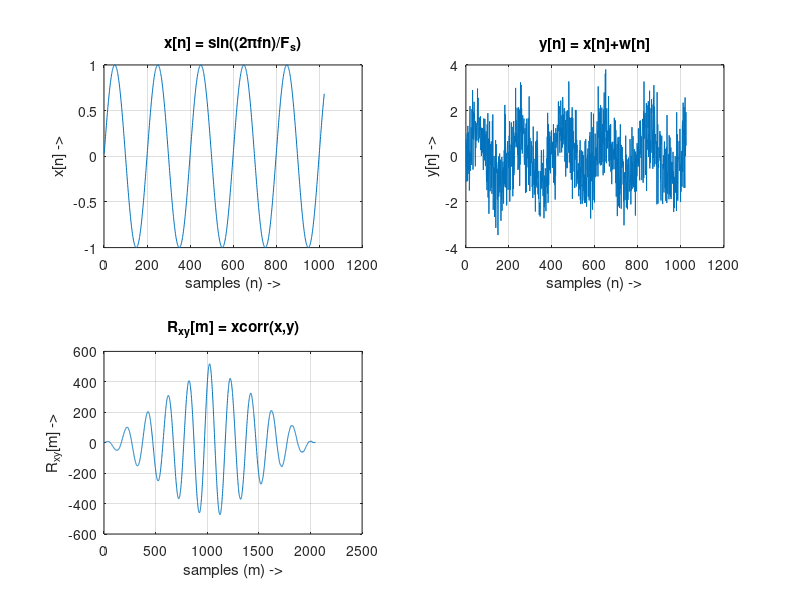

MATLAB code to generate this figure: (Note: this script raises an error after producing the figure.)
% Name = Mohit Akhouri
% Roll no = 19UCC023
% SSC LAB Batch D1 - Monday ( 2-5 pm )

% This code will calculate the cross correlation of two discrete signals
% 'x' and 'y' where y=x+w and w=randn(1,N) , a zero-mean , unit variance 
% of the Gaussian random process

% defining constants f,fs,N and n
f=1;
fs=200;
N=1024;
n=1:N;
x=sin((2*pi*f*n)/fs); % defining x[n] 
subplot(2,2,1);
plot(n,x);
xlabel('samples (n) ->');
ylabel('x[n] ->');
title('x[n] = sin((2\pifn)/F_{s})');
grid on;

w=randn(1,N); % defining Gaussian random process 
y=x+w; % defining y[n]

subplot(2,2,2);
plot(n,y);
xlabel('samples (n) ->');
ylabel('y[n] ->');
title('y[n] = x[n]+w[n]');
grid on;

Rxy_inbuilt=xcorr(x,y); % calculating cross correlation of 'x' and 'y' using inbuilt function
subplot(2,2,3);
plot(Rxy_inbuilt);
xlabel('samples (m) ->');
ylabel('R_{xy}[m] ->');
title('R_{xy}[m] = xcorr(x,y)');
grid on;

Rxy_myfunc=myXCORR(x,y); % calculating cross correlation of 'x' and 'y' using myXCORR function
subplot(2,2,4);
plot(Rxy_myfunc);
xlabel('samples (m) ->');
ylabel('R_{xy}[m] ->');
title('R_{xy}[m] = myXCORR(x,y)');
grid on;

sgtitle('19ucc023 - Mohit Akhouri - Exercise 3');
